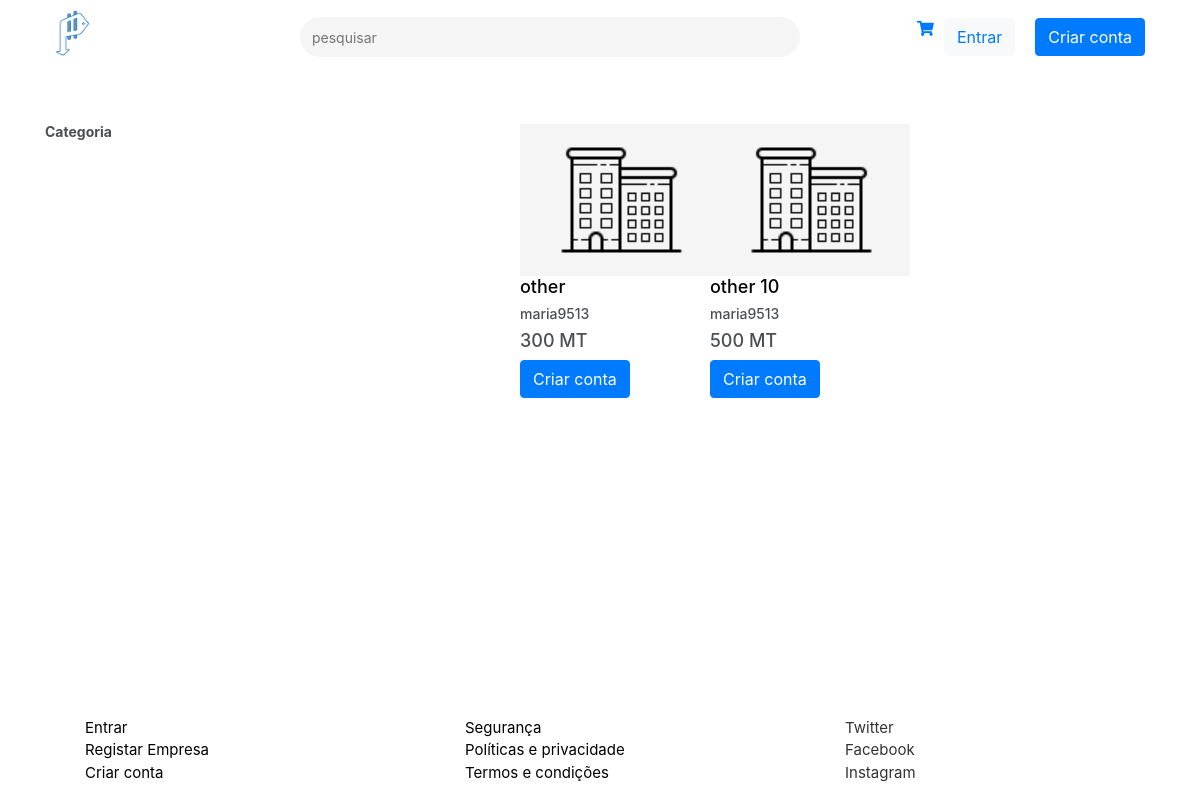
/product/, run on an earlier commit of the app's database.
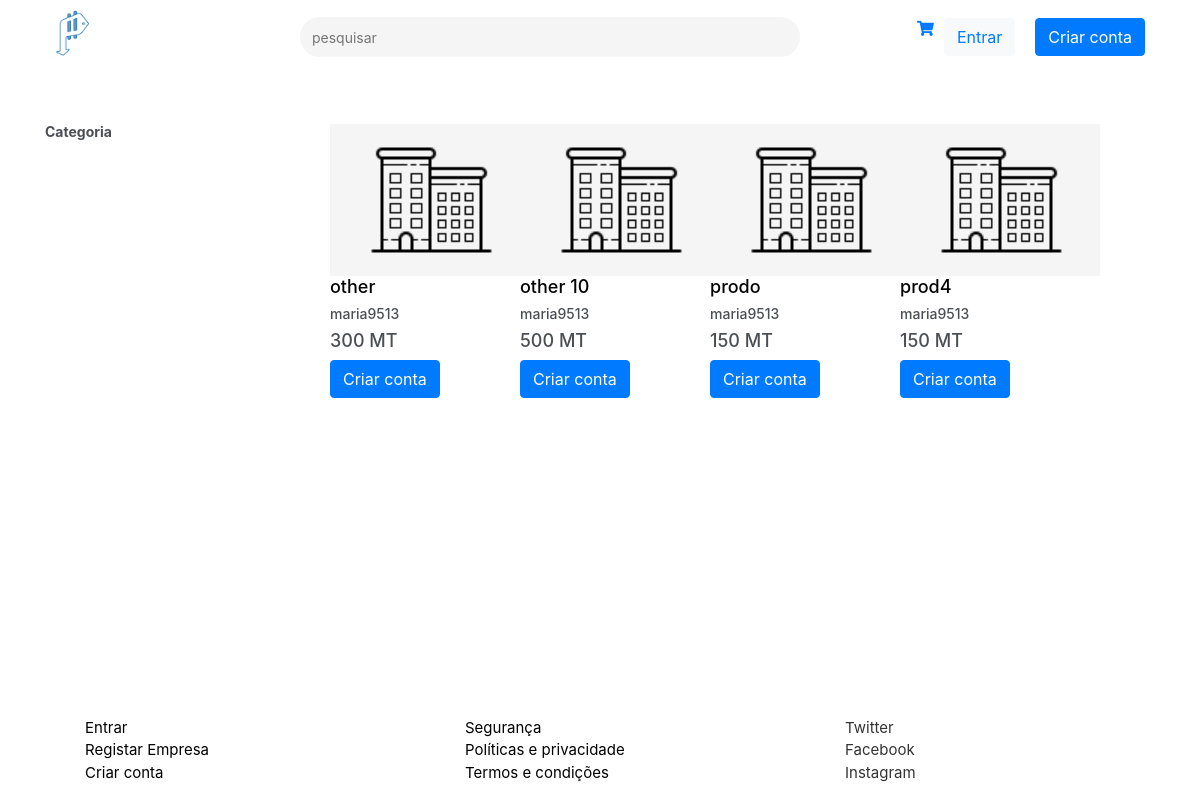
And on a later commit of the database.
### dashboard/models.py (models this page shows, shortened)
class Product(models.Model):
    name = models.CharField(max_length=30, blank=True)
    categories = models.ForeignKey(Category, on_delete=models.CASCADE)
    price = models.IntegerField()
    description = models.TextField(max_length=30, blank=True)
    company = models.ForeignKey(Company, on_delete=models.CASCADE)
    discount = models.CharField(max_length=30, blank=True)
    type_of_discount = models.ForeignKey(TypeDiscount, on_delete=models.CASCADE)
    total_number_of_click = models.IntegerField(blank=True)
    discount_price_per_click = models.IntegerField(blank=True)

### account/models.py (models this page shows, shortened)
class Company(models.Model):
    user = models.OneToOneField(settings.AUTH_USER_MODEL, on_delete=models.CASCADE)
    commercial_name = models.CharField(max_length=30, blank=False, unique=False)
    company_logo = models.ImageField(upload_to='company_logo/', default='company_logo/default.jpg')
    address = models.CharField(max_length=300, blank=True)
    categories = models.ForeignKey(Category, on_delete=models.CASCADE, blank=True, unique=False, default=1)
    created_date = models.DateTimeField(default=timezone.now)
    uploaded_at = models.DateTimeField(blank=True, null=True)

### price/views.py (the view)
# urls.py: path("product/", views.product, name="product"),
def product(request):
    categories = Category.objects.filter(type_id=2)
    products = Product.objects.all()
    return render(request, 'products.html', {'products': products, 'categories': categories})

### price/templates/products.html (shortened to what this page needs)
{% extends "price/layout/base.html" %}
{% load staticfiles %}
{% load staticfiles %}
{% block styles %}
<link rel="stylesheet" href="{% static 'stylesheet/main.css' %}">
<link rel="stylesheet" href="https://use.fontawesome.com/releases/v5.7.2/css/all.css">
{% endblock %}
{% block content %}
<main>
    {% include "price/layout/navegation.html" %}
    <div class="container">
        <div class="row mobile-row">
            <div class="col-md-3">
                <aside>
                    <nav class="category-desktop">
                        <h1 class="category">Categoria</h1>
                    </nav>
                </aside>
            </div>
            <div class="col-md-8">
                <div class="row d-flex justify-content-center">
                   {% if products %}
                    {% for product in products %}
                    <div class="col-xs-6 col-sm-6 col-lg-3">
                        <div class="products">
                            <img src="{{ product.company.company_logo.url }}" alt="{{ company.commercial_name }} logo ">
                        </div>
                        <div class="products-body">
                        <h2 class="products-name">{{ product.name }}</h2>
                            <h3 class="products-company">{{ product.company.commercial_name }}</h3>
                            <h2 class="products-price">{{ product.price }} MT</h2>
                            {% if request.user.is_authenticated %}
                            <a href="{% url 'add_to_cart' product.id   %}">
                                <button type="button" class="btn btn-primary add">Adicionar ao carinho</button>
                            </a>
                            {% else %}
                                            <button  class="btn btn-primary siginupButton" ><a href=" {% url 'signup' %}" title="" class="create-account" >Criar conta</a></button>
                            {% endif %}
                        </div>
                    </div>
                 {% endfor %}
                 {% else %}
                       <div class="empty-products">
                           <img src="{% static 'images/shopicon.svg' %}" alt="">
                        <p>Empresa sem productos</p>
                        <li class="btn btn-primary create-account"><a href=" {% url 'product' %}" title="criar conta">Adicionar productos ao carrinho</a></li>
                       </div>
                {% endif %}
                    </div>
                </div>
            </div>
        </div>
</main>
{% include "price/layout/footer.html" %}
{% endblock %}

### price/templates/price/layout/base.html (shortened to what this page needs)
{% load staticfiles %}
<!DOCTYPE html>
<html lang="en">
<head>
    <link rel="stylesheet" href="https://use.fontawesome.com/releases/v5.7.2/css/all.css">
    <link rel="stylesheet" href="{% static 'stylesheet/price/main.css' %}">
    <link rel="stylesheet" href="https://stackpath.bootstrapcdn.com/font-awesome/4.7.0/css/font-awesome.min.css">
    <link rel="stylesheet" href="https://maxcdn.bootstrapcdn.com/bootstrap/4.0.0/css/bootstrap.min.css">
    <link rel="stylesheet" href="{% static 'stylesheet/main.css' %}">
    {% block styles %}
    {% endblock %}
</head>
    <body>
        {% block  content %}
        {%  endblock%}
    </body>
</html>

### price/templates/price/layout/navegation.html (shortened to what this page needs)
{% load staticfiles %}
<nav class="navbar navbar-expand-lg navbar-light bg-light desktop-menu" >
    <div class="container">
        <a href=""><h1><a href="{% url 'index' %}"><img class="logo" src="{% static "img/logo.png" %}" alt="preco logo"></a></h1></a>
    <div class="collapse navbar-collapse" id="navbarSupportedContent">
        <div class="navbar-nav mr-auto">
            <input type="search" placeholder="pesquisar" style="color: #fff">
        </div>
         {% if user.is_authenticated %}
        <ul class="navbar-nav">
            <li class="shop-cart"><a href="{% url 'order-summary' %}"><i class="fas fa-shopping-cart"></i>
                    {% if order.product %}
                    <span class="cart-number-order" >
                         {{ order.product.all.count }}
                        </span>
                    {% endif %}
            </a></li>
            <div class="dropdown">
  <li class=" dropdown-toggle user"id="dropdownMenuButton" data-toggle="dropdown" aria-haspopup="true" aria-expanded="false">
      <i class="fas fa-user"></i>
  </li>
      <div class="dropdown-menu" aria-labelledby="dropdownMenuButton">
         <a class="dropdown-item" href="{% url 'referrals' %}">Referrals</a>
        <a class="dropdown-item" href="{%  url 'logout' %}">Logout</a>
      </div>
    </div>
        </ul>
          {% else %}
                        <ul class="navbar-nav">
            <li ><a href="{% url 'order-summary' %}"><i class="fas fa-shopping-cart"></i>
            </a></li>
            <button  class="btn btn-light siginupButton" style="color: #3949ab;"><a href=" {% url 'signin' %}" title="" >Entrar</a></button>
            <button  class="btn btn-primary siginupButton" ><a href=" {% url 'signup' %}" title="" class="create-account" >Criar conta</a></button>
        </ul>
                {% endif %}
    </div>
    </div>
   </nav>

### price/templates/price/layout/mobile-navegation.html (shortened to what this page needs)
{% load staticfiles %}

### price/templates/price/layout/footer.html (shortened to what this page needs)
<footer>
    {% if user.is_authenticated %}
    {% include "price/layout/mobile-bottom-menu.html" %}
{% else %}
      <div class="container">
        <div class="row">
            <div class="col-md-4 col-xs-3 col-sm-3">
                <ul class="hide">
                    <li><a href=" {% url 'signin' %}" title="" >Entrar</a></li>
                    <li><a href=" {% url 'company' %}" title="" >Registar Empresa</a></li>
                    <li><a href=" {% url 'signup' %}" title="" >Criar conta</a></li>
                </ul>
            </div>
            <div class="col-md-4 col-xs-3 col-sm-3">
                <ul class="hide">
                    <li><a href=" {% url 'security' %}" title="" >Segurança</a></li>
                    <li><a href=" {% url 'policies' %}" title="" >Políticas e privacidade</a></li>
                    <li><a href=" {% url 'terms' %}" title="" >Termos e condições</a></li>
                </ul>
            </div>
            <div class="col-md-4 col-xs-3 col-sm-3">
                    <ul class="hide">
                            <li> Twitter</a></li>
                            <li>Facebook</a></li>
                            <li>Instagram</a></li>
                    </ul>
            </div>
        </div>
    </div>
{% endif %}
</footer>

### price/static/stylesheet/main.css (style rules this page uses)
body { background-color:white; color:#4b4f54!important; font-size:15px!important; }
html, body { height:100%; margin:0; }
.logo { width: 55px; height: 50px; }
body { display:flex; flex-direction:column; }
.navbar { background-color: white !important; }
nav h1 { font-size: 14px; font-weight: bold; }
nav ul { list-style: none; padding:0; margin: 0; }
.company, .products { background-color: whitesmoke; height: auto; width: 200px; border: 1px solid whitesmoke; }
.company img, .products img { -webkit-filter: grayscale(100%); filter: grayscale(100%); display: block; margin: auto; }
.products img { height: 150px; -webkit-filter: grayscale(100%); filter: grayscale(100%); }
.products-name { font-size: 18px; color: black; }
.products-company { font-size: 14px; }
.products-price { font-size: 18px; }
.create-account { color: white !important; }
nav { margin-bottom: 50px; }
input[type="search"] { display: block; margin: 0 auto; margin-left: 200px; height: 40px; padding: 6px 12px; border: none; border-radius: 28px; background: whitesmoke; font-size: 14px; width: 500px; color: black; }
.navbar button { margin: 0 10px; }
footer { margin-top:auto; width: 100%; background-color: white; color:#333; }
footer ul { margin-top: 20px; list-style: none; }
footer a { color: black; }
@media (min-width: 992px) { .desktop-menu, .category-desktop, .mobile-menu-items { display: block; } }

What changed in the data, as far as the page shows it:
added Product: company.company_logo (placeholder picture), name "prodo", company.commercial_name "maria9513", price "150"
added Product: company.company_logo (placeholder picture), name "prod4", company.commercial_name "maria9513", price "150"
